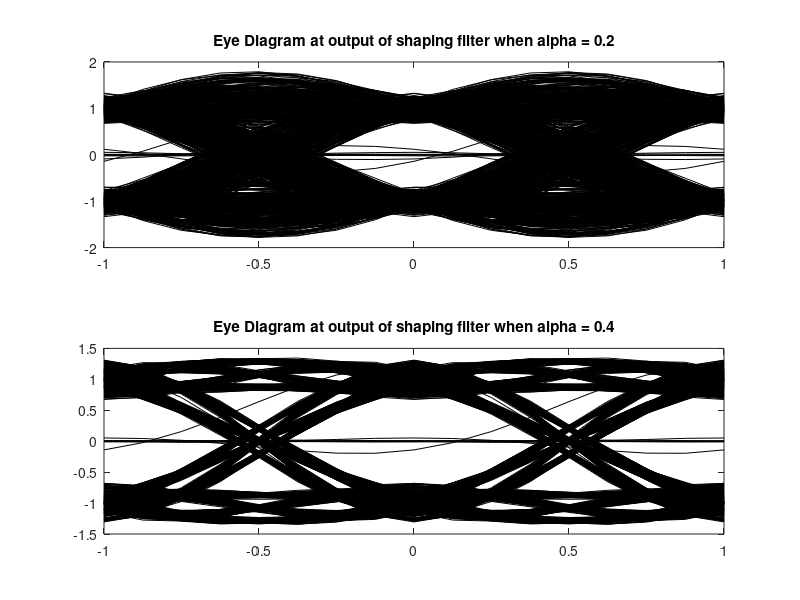

Write MATLAB code to recreate this figure. (Note: this script raises an error after producing the figure.)
load workspace
close all
figure
subplot(2,1,1)
plot(0,0)
hold on
for n=1:8:8*N-16
    plot(-1:1/8:1, real(x1(n:n+16)), 'k')
end
hold off
title('Eye Diagram at output of shaping filter when alpha = 0.2')
subplot(2,1,2)
plot(0,0)
hold on
for n=1:8:8*N-16
    plot(-1:1/8:1, real(x2(n:n+16)), 'k')
end
hold off
title('Eye Diagram at output of shaping filter when alpha = 0.4')
save('workspace.mat')